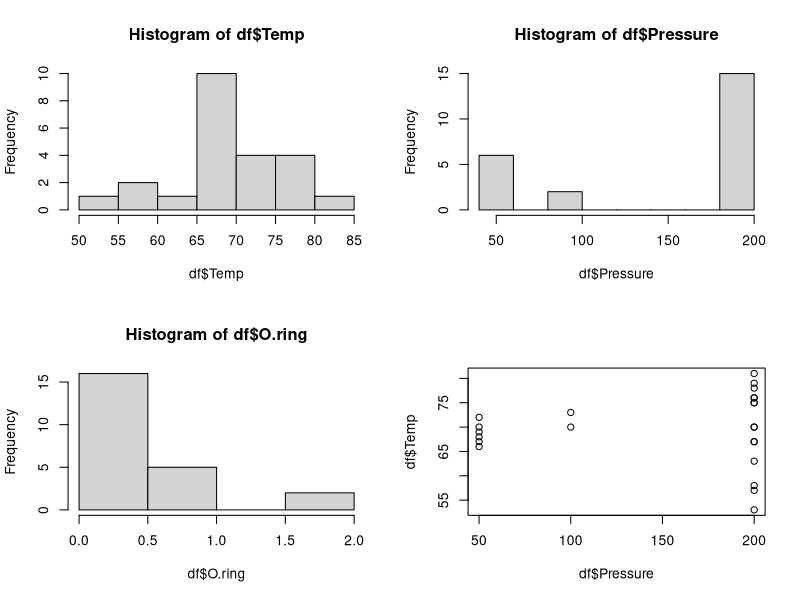
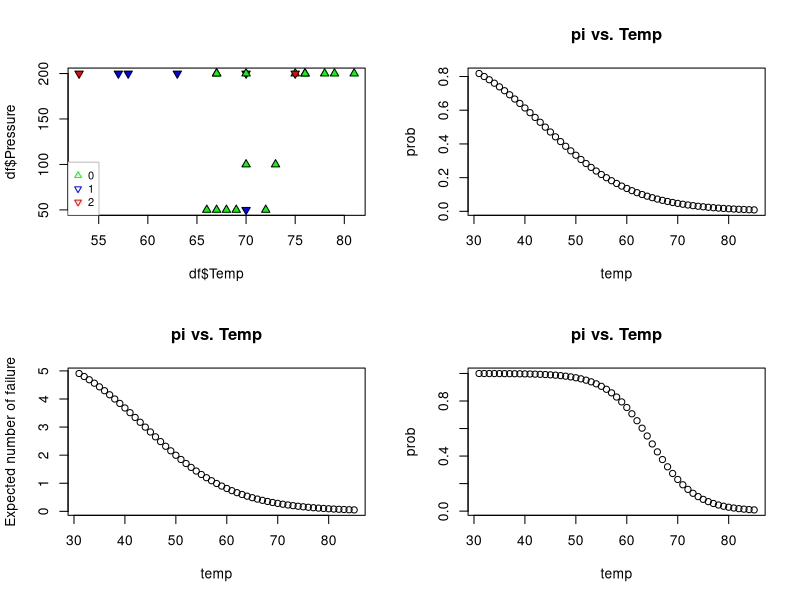
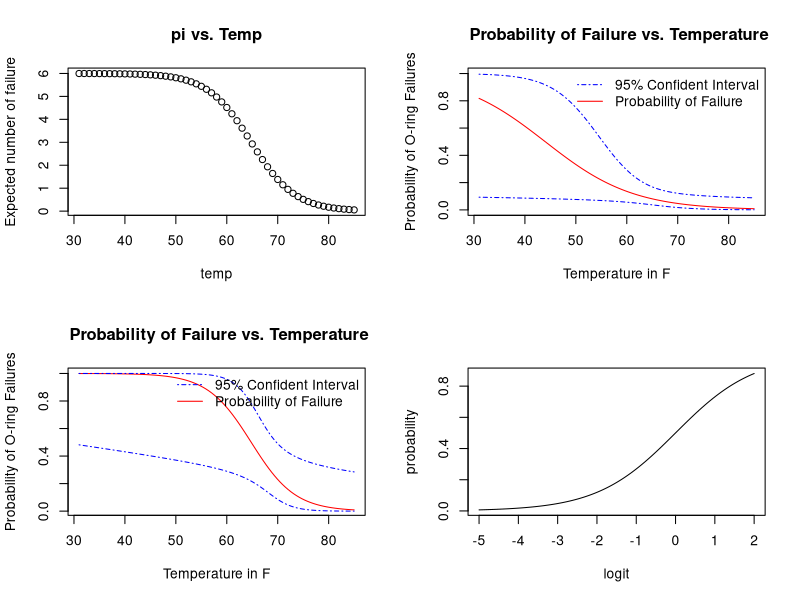

These figures' R source, in order:
## ---- chunk 1
df = read.csv('challenger.csv',sep=',')
summary(df)
table(df$O.ring)
## ---- chunk 2
par(mfrow=c(2,2))
hist(df$Temp)
hist(df$Pressure)
hist(df$O.ring)
plot(df$Pressure,df$Temp)

## ---- chunk 3
plot(df$Temp,df$Pressure,pch=c(24,25,25)[df$O.ring+1],bg=c("green","blue","red")[(df$O.ring+1)])
legend("bottomleft", pch = c(24,25,25), col = c("green", "blue", "red")
       ,c("0","1","2")
       ,box.col = "gray"
       ,cex=.8)
## ---- chunk 4

df$failure = ifelse(df$O.ring == 0,0,1)
model1 = glm(formula = failure~Temp+Pressure,family = binomial(link=logit),data = df)
summary(model1)
## ---- chunk 5
library(car)
Anova(model1,test='LR')
## ---- chunk 6

# Binarize if there's an O.ring failure at each launch
df$failure = ifelse(df$O.ring == 0,0,1)
binaryModel = glm(formula = failure~Temp,family = binomial(link=logit),data = df)
summary(binaryModel)

# Get proportion of failed O rings at each launch for 
df$NumberFail= df$O.ring/df$Number
binomialModel = glm(formula = NumberFail ~ Temp, family = quasibinomial(link = logit), data = df)
summary(binomialModel)

## ---- chunk 7
Anova(binaryModel,test='LR')
## ---- chunk 8
temp = seq(31,85,by=1)
prob = predict(binomialModel,data.frame(Temp=temp),type ='response')
plot(temp,prob)
title('pi vs. Temp')
## ---- chunk 9

plot(temp,prob*6, ylab='Expected number of failure')
title('pi vs. Temp')
## ---- chunk 10
temp = seq(31,85,by=1)
prob = predict(binaryModel,data.frame(Temp=temp),type ='response')
plot(temp,prob)
title('pi vs. Temp')

## ---- chunk 11

plot(temp,prob*6, ylab='Expected number of failure')
title('pi vs. Temp')
## ---- chunk 12
curve(expr = predict(object = binomialModel, newdata = data.frame(Temp = x), type = "response"), col = "red", xlim=c(31,85),ylim=c(0,1),
      xlab='Temperature in F', ylab='Probability of O-ring Failures', main=' Probability of Failure vs. Temperature')


ci.pi <- function(newdata, mod.fit.obj, alpha){ 
  
    linear.pred <- predict(object = mod.fit.obj, newdata =newdata, type = "link", se = TRUE) 
    CI.lin.pred.lower <- linear.pred$fit - qnorm(p = 1-alpha/2)*linear.pred$se
    CI.lin.pred.upper <- linear.pred$fit + qnorm(p =1-alpha/2)*linear.pred$se
    CI.pi.lower <- exp(CI.lin.pred.lower) / (1 + exp(CI.lin.pred.lower))
    CI.pi.upper <- exp(CI.lin.pred.upper) / (1 + exp(CI.lin.pred.upper))
    list(lower = CI.pi.lower, upper = CI.pi.upper)
}


curve(expr = ci.pi(newdata = data.frame(Temp = x),
mod.fit.obj = binomialModel, alpha = 0.05)$lower, col = "blue", lty
= "dotdash", add = TRUE)

curve(expr = ci.pi(newdata = data.frame(Temp = x),
mod.fit.obj = binomialModel, alpha = 0.05)$upper, col = "blue", lty
= "dotdash", add = TRUE)

legend("topright",legend=c('95% Confident Interval','Probability of Failure'),
       lty=c('dotdash','solid'), col=c('blue','red'),bty='n')
## ---- chunk 13
curve(expr = predict(object = binaryModel, newdata = data.frame(Temp = x), type = "response"), col = "red", xlim=c(31,85),
      xlab='Temperature in F', ylab='Probability of O-ring Failures', main=' Probability of Failure vs. Temperature')


curve(expr = ci.pi(newdata = data.frame(Temp = x),
mod.fit.obj = binaryModel, alpha = 0.05)$lower, col = "blue", lty
= "dotdash", add = TRUE)

curve(expr = ci.pi(newdata = data.frame(Temp = x),
mod.fit.obj = binaryModel, alpha = 0.05)$upper, col = "blue", lty
= "dotdash", add = TRUE)

legend("topright",legend=c('95% Confident Interval','Probability of Failure'),
       lty=c('dotdash','solid'), col=c('blue','red'),bty='n')
## ---- chunk 14
curve(expr = exp(x)/(1+exp(x)),xlim=c(-5,2),xlab='logit',ylab='probability')
## ---- chunk 15
temp = data.frame(Temp = 31)
predict(binomialModel,newdata=temp,type = 'response')
ci.pi(newdata = temp, binomialModel,alpha = 0.05)

temp = data.frame(Temp = 31)
predict(binaryModel,newdata=temp,type = 'response')
ci.pi(newdata = temp, binaryModel,alpha = 0.05)
## ---- chunk 16
# Generate 1000 sets of 23 temperatures
numberofSet = 1000
temp.data = replicate(numberofSet,sample(0:90,23,replace = TRUE))
prob.simulated = c()
for (i in 1:numberofSet){
  prob = predict(object = binomialModel, data.frame(Temp = temp.data[,i]),type='response')
  prob.simulated = rbind(prob.simulated,prob)
}

bootstrap90 <- function(temptoExamine, temp.data, prob.simulated, numberofSet){
  probability.failure = c()
  for (i in 1:numberofSet){
    df = data.frame(prob = prob.simulated[i,],temp = temp.data[,i])
    model.glm = glm(formula = prob~temp,
                    family = quasibinomial(link="logit"),data=df)
    logit = model.glm$coefficient[1] + model.glm$coefficient[2]*temptoExamine
    bootstrap.prob = exp(logit)/(1+exp(logit))
    probability.failure = c(probability.failure,bootstrap.prob)
  }
  
  lower= as.numeric(quantile(probability.failure,0.05))
  upper= as.numeric(quantile(probability.failure,0.95))
  list(lower,upper)
  
}

bootstrap90(31,temp.data,prob.simulated,numberofSet)
bootstrap90(72,temp.data,prob.simulated,numberofSet)

## ---- chunk 17
# Binarize if there's an O.ring failure at each launch

binaryModel2 = glm(formula = failure~Temp + I(Temp^2),family = binomial(link=logit),data = df)
summary(binaryModel2)

# Get proportion of failed O rings at each launch for 

binomialModel2 = glm(formula = NumberFail ~ Temp + I(Temp^2), family = quasibinomial(link = logit), data = df)
summary(binomialModel2)
